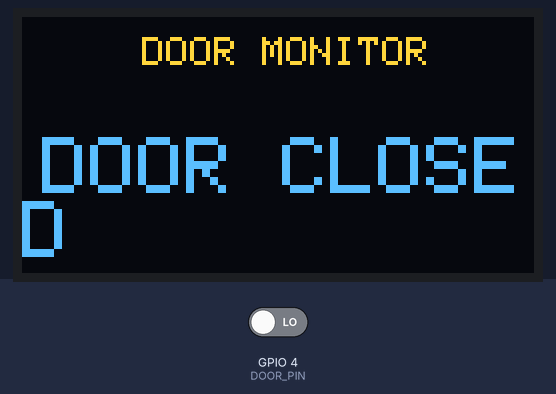
This sketch was run on a simulated ESP32. Shown: 128×64 one-colour display. Inputs (shaded band) come from the test bench; at power-on: GPIO 4 (DOOR_PIN) LOW. The OLED is the two-colour kind (top 16 rows yellow); WiFi joins after 1.5 s; servers stay silent unless stated; what the sketch prints to the serial monitor is not drawn.

Above: at 2.7 s.
2.8 s: GPIO 4 (DOOR_PIN) driven HIGH
At 3.8 s:
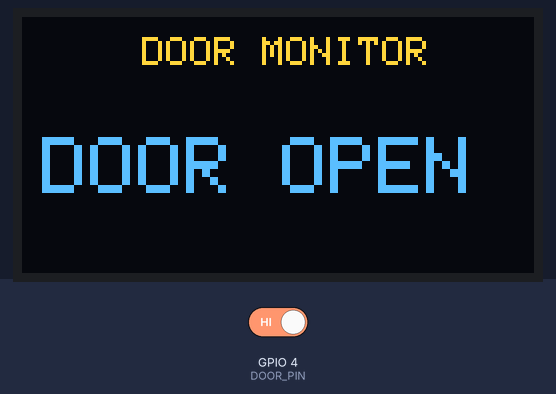
4.4 s: GPIO 4 (DOOR_PIN) driven LOW
At 5.5 s:
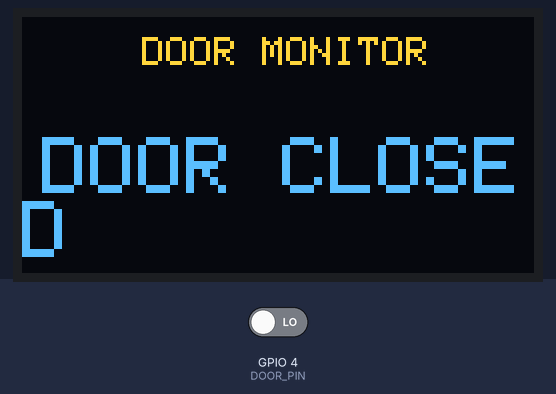
Timing chart, 0 to 7.4 s (numbered marks = the images above; inputs shaded):
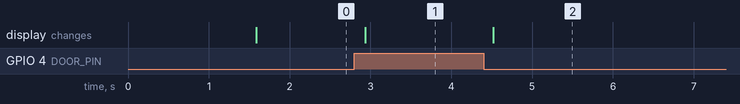

Measured:
- after the input at 2.8 s, the display: changes after 0.14 s (image 1)
- after the input at 4.4 s, the display: changes after 0.12 s (image 2)

The sketch:

33_wifi_door_monitor.ino
```cpp
/*
  Project 33: Wi-Fi Door Monitor (ESP32 + Reed Switch + OLED)
  IoT Project Kit - ESP32 Dev Module

  Description:
  An IoT-enabled wireless smart door and window contact monitor built with an
  ESP32 microcontroller, a magnetic reed switch sensor module (with companion magnet),
  and a 0.96" SSD1306 I2C OLED display. When the door is opened (magnet separated from
  the reed switch), the module's digital output goes HIGH; when closed (magnet adjacent),
  the output is LOW. The ESP32 updates its local OLED display in real-time ("DOOR OPEN" /
  "DOOR CLOSED") and hosts an embedded HTTP web server on port 80. Remote users can
  open the ESP32's IP address in any web browser to view a live, auto-refreshing (every
  1 second) security status portal.

  Connections:
  - Reed Switch Module VCC -> ESP32 3V3
  - Reed Switch Module GND -> ESP32 GND
  - Reed Switch Module DO  -> ESP32 GPIO 4 (D4)
  - OLED VDD / VCC         -> ESP32 VIN (5V) / 3V3
  - OLED GND               -> ESP32 GND
  - OLED SCK / SCL         -> ESP32 GPIO 22 (D22 - Hardware I2C SCL)
  - OLED SDA               -> ESP32 GPIO 21 (D21 - Hardware I2C SDA)

  Required Libraries:
  - WiFi (ESP32 core built-in)
  - WebServer (ESP32 core built-in)
  - Adafruit_GFX
  - Adafruit_SSD1306
  - Wire (built-in)
*/

#include <WiFi.h>
#include <WebServer.h>
#include <Wire.h>
#include <Adafruit_GFX.h>
#include <Adafruit_SSD1306.h>

#define DOOR_PIN 4

#define SCREEN_WIDTH 128
#define SCREEN_HEIGHT 64
#define OLED_RESET -1

const char* ssid = "YOUR_WIFI";
const char* password = "YOUR_PASSWORD";

WebServer server(80);

Adafruit_SSD1306 display(
  SCREEN_WIDTH, SCREEN_HEIGHT,
  &Wire, OLED_RESET
);

void updateDisplay(bool open) {
  display.clearDisplay();

  display.setTextSize(1);
  display.setCursor(30, 5);
  display.println("DOOR MONITOR");

  display.setTextSize(2);

  if (open) {
    display.setCursor(5, 30);
    display.println("DOOR OPEN");
  } else {
    display.setCursor(5, 30);
    display.println("DOOR CLOSED");
  }

  display.display();
}

void handleRoot() {
  bool open = digitalRead(DOOR_PIN) == HIGH;

  String html = "<!DOCTYPE html><html>";
  html += "<head>";
  html += "<meta http-equiv='refresh' content='1'>";
  html += "<meta name='viewport' content='width=device-width,initial-scale=1'>";
  html += "<title>IoT Door Monitor</title>";
  html += "</head><body>";
  html += "<h2>IoT Door Monitor</h2>";

  if (open)
    html += "<h1>DOOR OPEN</h1>";
  else
    html += "<h1>DOOR CLOSED</h1>";

  html += "</body></html>";

  server.send(200, "text/html", html);
}

void setup() {
  Serial.begin(115200);

  pinMode(DOOR_PIN, INPUT);

  display.begin(SSD1306_SWITCHCAPVCC, 0x3C);
  display.setTextColor(SSD1306_WHITE);

  display.clearDisplay();
  display.setTextSize(1);
  display.setCursor(20, 25);
  display.println("Connecting WiFi...");
  display.display();

  WiFi.begin(ssid, password);

  while (WiFi.status() != WL_CONNECTED) {
    delay(500);
    Serial.print(".");
  }

  Serial.println();
  Serial.print("IP Address: ");
  Serial.println(WiFi.localIP());

  server.on("/", handleRoot);
  server.begin();
}

void loop() {
  bool open = digitalRead(DOOR_PIN) == HIGH;

  updateDisplay(open);
  server.handleClient();

  delay(200);
}
```
